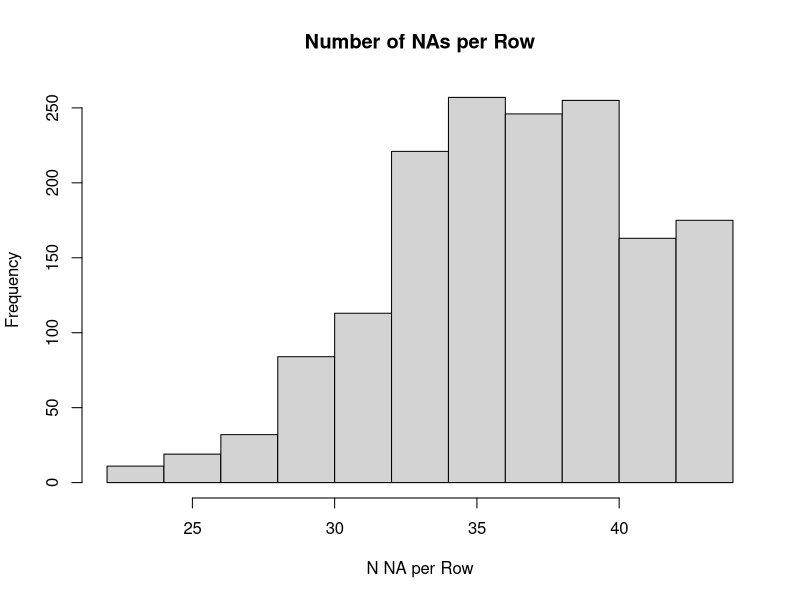

Here is the R script that generated this plot:
## ---- chunk 1
htmltools::tagList(rmarkdown::html_dependency_font_awesome())
## ---- chunk 2
library(readxl)
library(tidyverse)
library(here) 
## ---- chunk 3
data_dirty <- read_excel(here("data/Reproducibility Survey Raw Data.xlsx"))
## ---- chunk 4
replace_idx = which(!is.na(data_dirty[1,]))
## ---- chunk 5
colnames(data_dirty)[replace_idx] <- data_dirty[1,replace_idx]
data_clean <- data_dirty[-1,]
## ---- chunk 6
colnames(data_clean)[c(7,8,9)] <- paste0('published_manuscript-',colnames(data_clean)[c(7,8,9)])
## ---- chunk 7
colnames(data_clean) <- colnames(data_clean) %>% 
  str_replace_all("\\s", "_") %>% # remove spaces
  str_replace_all("\"", "") %>% # remove backslashed
  str_replace_all(",", "") %>% # remove commas
  tolower() # all lower case
## ---- chunk 8
hist(rowSums(is.na(data_clean)), main='Number of NAs per Row',xlab='N NA per Row')
## ---- chunk 9
write.csv(data_clean, file=here('data/data_clean.csv'), row.names = F)
